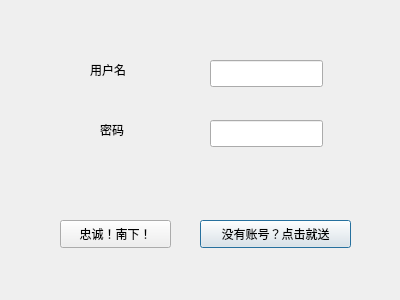
<?xml version="1.0" encoding="UTF-8"?>
<ui version="4.0">
 <class>FirstPage</class>
 <widget class="QDialog" name="FirstPage">
  <property name="geometry">
   <rect>
    <x>0</x>
    <y>0</y>
    <width>400</width>
    <height>300</height>
   </rect>
  </property>
  <property name="windowTitle">
   <string>Dialog</string>
  </property>
  <widget class="QStackedWidget" name="layout">
   <property name="geometry">
    <rect>
     <x>0</x>
     <y>0</y>
     <width>401</width>
     <height>301</height>
    </rect>
   </property>
   <property name="lineWidth">
    <number>1</number>
   </property>
   <property name="currentIndex">
    <number>0</number>
   </property>
   <widget class="QWidget" name="page">
    <widget class="QLabel" name="label">
     <property name="geometry">
      <rect>
       <x>90</x>
       <y>60</y>
       <width>69</width>
       <height>19</height>
      </rect>
     </property>
     <property name="text">
      <string>用户名</string>
     </property>
    </widget>
    <widget class="QLineEdit" name="username">
     <property name="geometry">
      <rect>
       <x>210</x>
       <y>60</y>
       <width>113</width>
       <height>27</height>
      </rect>
     </property>
    </widget>
    <widget class="QLabel" name="label_2">
     <property name="geometry">
      <rect>
       <x>100</x>
       <y>120</y>
       <width>71</width>
       <height>20</height>
      </rect>
     </property>
     <property name="text">
      <string>密码</string>
     </property>
    </widget>
    <widget class="QLineEdit" name="userpw">
     <property name="geometry">
      <rect>
       <x>210</x>
       <y>120</y>
       <width>113</width>
       <height>27</height>
      </rect>
     </property>
    </widget>
    <widget class="QPushButton" name="reg">
     <property name="geometry">
      <rect>
       <x>200</x>
       <y>220</y>
       <width>151</width>
       <height>28</height>
      </rect>
     </property>
     <property name="text">
      <string>没有账号？点击就送</string>
     </property>
    </widget>
    <widget class="QPushButton" name="accept">
     <property name="geometry">
      <rect>
       <x>60</x>
       <y>220</y>
       <width>111</width>
       <height>28</height>
      </rect>
     </property>
     <property name="text">
      <string>忠诚！南下！</string>
     </property>
    </widget>
   </widget>
   <widget class="QWidget" name="page_2">
    <widget class="QLabel" name="label_3">
     <property name="geometry">
      <rect>
       <x>50</x>
       <y>60</y>
       <width>69</width>
       <height>19</height>
      </rect>
     </property>
     <property name="text">
      <string>用户名</string>
     </property>
    </widget>
    <widget class="QLabel" name="label_4">
     <property name="geometry">
      <rect>
       <x>50</x>
       <y>110</y>
       <width>69</width>
       <height>19</height>
      </rect>
     </property>
     <property name="text">
      <string>密码</string>
     </property>
    </widget>
    <widget class="QLabel" name="label_5">
     <property name="geometry">
      <rect>
       <x>50</x>
       <y>160</y>
       <width>69</width>
       <height>19</height>
      </rect>
     </property>
     <property name="text">
      <string>确认密码</string>
     </property>
    </widget>
    <widget class="QLineEdit" name="useradd">
     <property name="geometry">
      <rect>
       <x>200</x>
       <y>60</y>
       <width>113</width>
       <height>27</height>
      </rect>
     </property>
    </widget>
    <widget class="QLineEdit" name="useraddpw1">
     <property name="geometry">
      <rect>
       <x>200</x>
       <y>110</y>
       <width>113</width>
       <height>27</height>
      </rect>
     </property>
    </widget>
    <widget class="QLineEdit" name="useraddpw2">
     <property name="geometry">
      <rect>
       <x>200</x>
       <y>160</y>
       <width>113</width>
       <height>27</height>
      </rect>
     </property>
    </widget>
    <widget class="QPushButton" name="reg_2">
     <property name="geometry">
      <rect>
       <x>40</x>
       <y>230</y>
       <width>101</width>
       <height>28</height>
      </rect>
     </property>
     <property name="text">
      <string>注册！启动！</string>
     </property>
    </widget>
    <widget class="QPushButton" name="back">
     <property name="geometry">
      <rect>
       <x>190</x>
       <y>230</y>
       <width>171</width>
       <height>28</height>
      </rect>
     </property>
     <property name="text">
      <string>死去的记忆开始攻击我</string>
     </property>
    </widget>
   </widget>
  </widget>
 </widget>
 <resources/>
 <connections/>
</ui>
